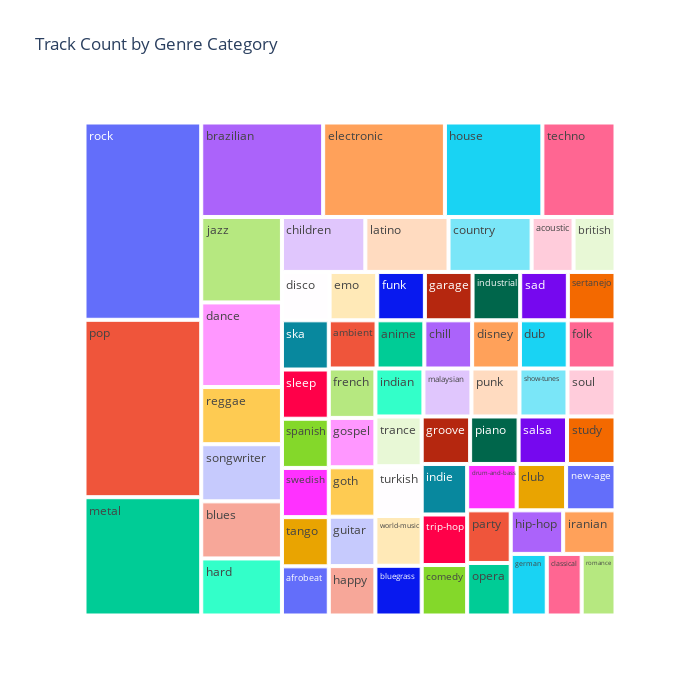

The notebook cell this image was saved under:
### Code cell
# treemap of genre_category
eda.treemap_genre_category_plotly(df)

### Figure 1 — Plotly figure (JSON) as saved in the notebook; plotly's stock layout.template omitted (floating-point values rounded to 4 significant figures)
{"data": [{"branchvalues": "total", "domain": {"x": [0, 1], "y": [0, 1]}, "hovertemplate": "labels=%{label}<br>count=%{value}<br>parent=%{parent}<br>id=%{id}<extra></extra>", "ids": ["acoustic", "afrobeat", "ambient", "anime", "bluegrass", "blues", "brazilian", "british", "children", "chill", "classical", "club", "comedy", "country", "dance", "disco", "disney", "drum-and-bass", "dub", "electronic", "emo", "folk", "french", "funk", "garage", "german", "gospel", "goth", "groove", "guitar", "happy", "hard", "hip-hop", "house", "indian", "indie", "industrial", "iranian", "jazz", "latino", "malaysian", "metal", "new-age", "opera", "party", "piano", "pop", "punk", "reggae", "rock", "romance", "sad", "salsa", "sertanejo", "show-tunes", "ska", "sleep", "songwriter", "soul", "spanish", "study", "swedish", "tango", "techno", "trance", "trip-hop", "turkish", "world-music"], "labels": ["acoustic", "afrobeat", "ambient", "anime", "bluegrass", "blues", "brazilian", "british", "children", "chill", "classical", "club", "comedy", "country", "dance", "disco", "disney", "drum-and-bass", "dub", "electronic", "emo", "folk", "french", "funk", "garage", "german", "gospel", "goth", "groove", "guitar", "happy", "hard", "hip-hop", "house", "indian", "indie", "industrial", "iranian", "jazz", "latino", "malaysian", "metal", "new-age", "opera", "party", "piano", "pop", "punk", "reggae", "rock", "romance", "sad", "salsa", "sertanejo", "show-tunes", "ska", "sleep", "songwriter", "soul", "spanish", "study", "swedish", "tango", "techno", "trance", "trip-hop", "turkish", "world-music"], "name": "", "parents": ["", "", "", "", "", "", "", "", "", "", "", "", "", "", "", "", "", "", "", "", "", "", "", "", "", "", "", "", "", "", "", "", "", "", "", "", "", "", "", "", "", "", "", "", "", "", "", "", "", "", "", "", "", "", "", "", "", "", "", "", "", "", "", "", "", "", "", ""], "type": "treemap", "values": [1000.0, 999.0, 999.0, 999.0, 998.0, 1998.0, 4996.0, 1000.0, 1989.0, 999.0, 933.0, 995.0, 996.0, 1981.0, 2962.0, 1000.0, 999.0, 996.0, 999.0, 4989.0, 1000.0, 999.0, 999.0, 1000.0, 1000.0, 963.0, 999.0, 999.0, 998.0, 999.0, 999.0, 1997.0, 991.0, 3994.0, 999.0, 997.0, 1000.0, 988.0, 2991.0, 1983.0, 999.0, 5990.0, 994.0, 992.0, 994.0, 998.0, 8983.0, 999.0, 2000.0, 9990.0, 904.0, 1000.0, 998.0, 1000.0, 999.0, 1000.0, 1000.0, 2000.0, 999.0, 1000.0, 998.0, 1000.0, 1000.0, 2996.0, 999.0, 997.0, 999.0, 999.0]}], "layout": {"height": 700, "legend": {"tracegroupgap": 0}, "title": {"text": "Track Count by Genre Category"}, "width": 700}}
